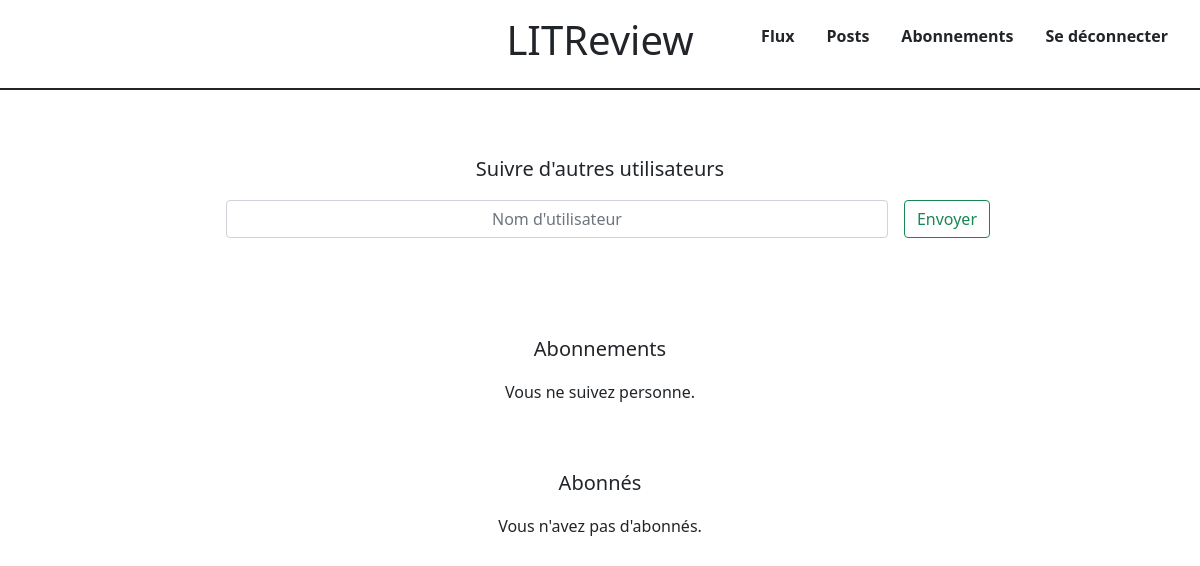
/follow/ (signed in), run on an earlier commit of the app's database.
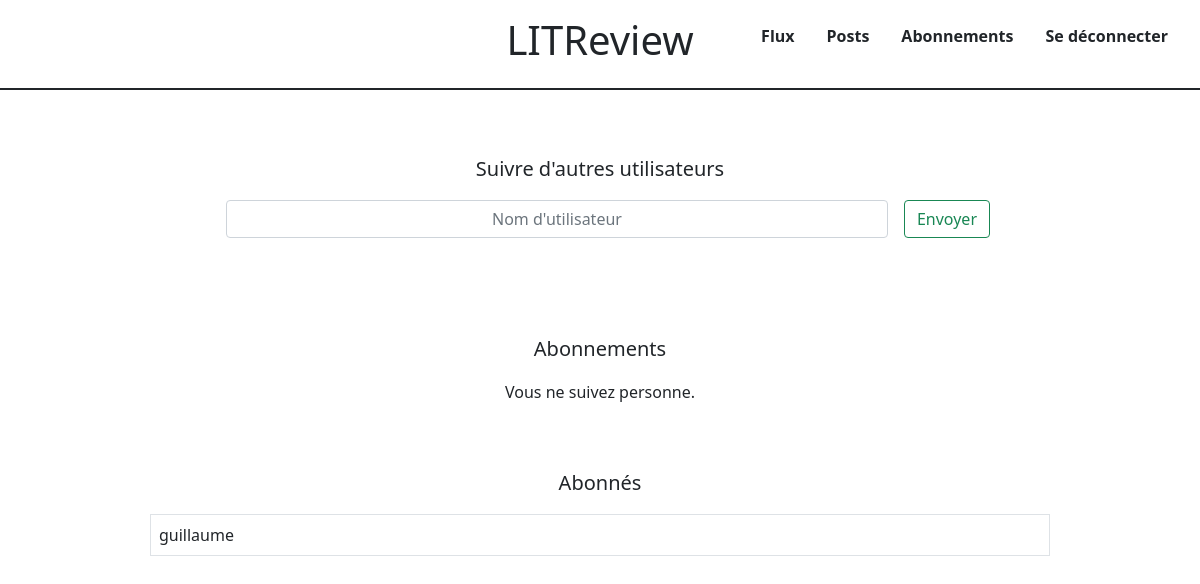
And on a later commit of the database.
### app1/models.py (models this page shows)
class UserFollows(models.Model):
    user = models.ForeignKey(to=settings.AUTH_USER_MODEL, on_delete=models.CASCADE, related_name="following")
    followed_user = models.ForeignKey(
        to=settings.AUTH_USER_MODEL, on_delete=models.CASCADE, related_name="followed_by",
    )
    class Meta:
        unique_together = (
            "user",
            "followed_user",
        )

### app1/views.py (the view, shortened to what this page needs)
# urls.py: path('follow/', follow_users_view, name='follow'),
@login_required
def follow_users_view(request):
    following_users = UserFollows.objects.filter(user=request.user.id)
    users_followers = UserFollows.objects.filter(followed_user=request.user.id)
    context = {"following": following_users, "followers": users_followers}
    return render(request, "app1/follow.html", context=context)

### templates/app1/follow.html (shortened to what this page needs)
{% extends 'base.html' %}
{% load myfilters %}
{% block content %}
    <div class="container w-75">
        <form class="p-5" action="{% url 'follow' %}" method="post"> {% csrf_token %}
            <p class="text-center pt-3 fs-5">Suivre d'autres utilisateurs</p>
            <div class="d-flex inline">
                <input class="form-control mx-3 text-center" type="text" name="following" placeholder="Nom d'utilisateur">
                <button class="btn btn-outline-success float-end" type="submit">Envoyer</button>
            </div>
        </form>
        <p class="text-center pt-5 fs-5">Abonnements</p>
        {% if following %}
            {% for user in following %}
                {% include 'web/modal.html' with content_name=user.followed_user.username content_id=user.followed_user.id content_url='remove_following' extra="désabonner" %}
                <div class="row border">
                    <div class="col-10 px-3 pt-2">{{ user.followed_user.username }}</div>
                    <div class="col-2  p-0">
                        <button type="button" class="btn btn-danger float-end" data-bs-toggle="modal" data-bs-target="#T{{ user.followed_user.id }}">Désabonner</button>
                    </div>
                </div>
            {% endfor %}
        {% else %}
            <p class="text-center">Vous ne suivez personne.</p>
        {% endif %}
        <p class="text-center pt-5 fs-5">Abonnés</p>
        {% if followers %}
            {% for user in followers %}
                <div class="row border p-2">
                    {{ user.user.username }}
                </div>
            {% endfor %}
        {% else %}
            <p class="text-center">Vous n'avez pas d'abonnés.</p>
        {% endif %}
    </div>
{% endblock %}

What changed in the data, as far as the page shows it:
added UserFollows: user.username "guillaume"
Also different on the page:
text no longer shown: "Vous n'avez pas d'abonnés."
